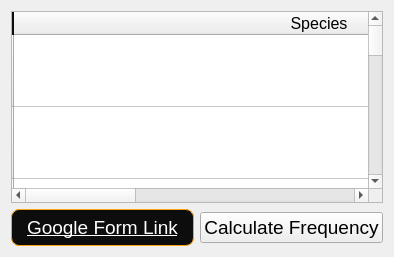
      <widget class="QWidget" name="FT">
       <attribute name="icon">
        <iconset resource="../../../../Downloads.M/Images/Icons/Icone.qrc">
         <normaloff>:/Icon_Png/Icon_Png/frequency.png</normaloff>:/Icon_Png/Icon_Png/frequency.png</iconset>
       </attribute>
       <attribute name="title">
        <string>Frequency Table</string>
       </attribute>
       <layout class="QGridLayout" name="gridLayout_7">
        <item row="1" column="0">
         <widget class="QLabel" name="Link">
          <property name="font">
           <font>
            <family>Segoe UI</family>
            <pointsize>14</pointsize>
           </font>
          </property>
          <property name="styleSheet">
           <string notr="true">QLabel {
    background-color: #0D0D0D;
    color: #FFFFFF;

    border: 1px solid #FCA311;
    border-radius: 8px;

    padding: 6px 10px;
}</string>
          </property>
          <property name="text">
           <string>&lt;html&gt;&lt;head/&gt;&lt;body&gt;&lt;p&gt;&lt;a href=&quot;www.google.com&quot;&gt;&lt;span style=&quot; text-decoration: underline; color:#ffffff;&quot;&gt;Google Form Link&lt;/span&gt;&lt;/a&gt;&lt;/p&gt;&lt;/body&gt;&lt;/html&gt;</string>
          </property>
         </widget>
        </item>
        <item row="1" column="1">
         <widget class="QPushButton" name="Cal_Frequency">
          <property name="font">
           <font>
            <family>Segoe UI</family>
            <pointsize>14</pointsize>
           </font>
          </property>
          <property name="text">
           <string>Calculate Frequency</string>
          </property>
         </widget>
        </item>
        <item row="0" column="0" colspan="2">
         <widget class="QTableWidget" name="Frequency_Table">
          <property name="styleSheet">
           <string notr="true">/* =========================================================
   TOP-LEFT CORNER
   Removes the ugly square between row/column headers
   ========================================================= */

QTableCornerButton::section {
    background-color: #0d0d0d;

    border: none;
}</string>
          </property>
          <property name="iconSize">
           <size>
            <width>22</width>
            <height>22</height>
           </size>
          </property>
          <property name="rowCount">
           <number>10</number>
          </property>
          <attribute name="horizontalHeaderMinimumSectionSize">
           <number>65</number>
          </attribute>
          <attribute name="horizontalHeaderDefaultSectionSize">
           <number>610</number>
          </attribute>
          <attribute name="horizontalHeaderStretchLastSection">
           <bool>true</bool>
          </attribute>
          <attribute name="verticalHeaderMinimumSectionSize">
           <number>72</number>
          </attribute>
          <attribute name="verticalHeaderStretchLastSection">
           <bool>true</bool>
          </attribute>
          <row>
           <property name="text">
            <string/>
           </property>
          </row>
          <row>
           <property name="text">
            <string/>
           </property>
          </row>
          <row>
           <property name="text">
            <string/>
           </property>
          </row>
          <row>
           <property name="text">
            <string/>
           </property>
          </row>
          <row>
           <property name="text">
            <string/>
           </property>
          </row>
          <row>
           <property name="text">
            <string/>
           </property>
          </row>
          <row>
           <property name="text">
            <string/>
           </property>
          </row>
          <row>
           <property name="text">
            <string/>
           </property>
          </row>
          <row>
           <property name="text">
            <string/>
           </property>
          </row>
          <row>
           <property name="text">
            <string/>
           </property>
          </row>
          <column>
           <property name="text">
            <string>Species</string>
           </property>
           <property name="font">
            <font>
             <pointsize>12</pointsize>
            </font>
           </property>
           <property name="icon">
            <iconset resource="../../../../Downloads.M/Images/Icons/Icone.qrc">
             <normaloff>:/Icon_Png/Icon_Png/animal.png</normaloff>:/Icon_Png/Icon_Png/animal.png</iconset>
           </property>
          </column>
          <column>
           <property name="text">
            <string>Count</string>
           </property>
           <property name="font">
            <font>
             <pointsize>12</pointsize>
            </font>
           </property>
           <property name="icon">
            <iconset resource="../../../../Downloads.M/Images/Icons/Icone.qrc">
             <normaloff>:/Icon_Png/Icon_Png/tally-marks.png</normaloff>:/Icon_Png/Icon_Png/tally-marks.png</iconset>
           </property>
          </column>
          <column>
           <property name="text">
            <string>Frequency</string>
           </property>
           <property name="font">
            <font>
             <pointsize>12</pointsize>
            </font>
           </property>
           <property name="icon">
            <iconset resource="../../../../Downloads.M/Images/Icons/Icone.qrc">
             <normaloff>:/Icon_Png/Icon_Png/frequency.png</normaloff>:/Icon_Png/Icon_Png/frequency.png</iconset>
           </property>
          </column>
         </widget>
        </item>
       </layout>
      </widget>
